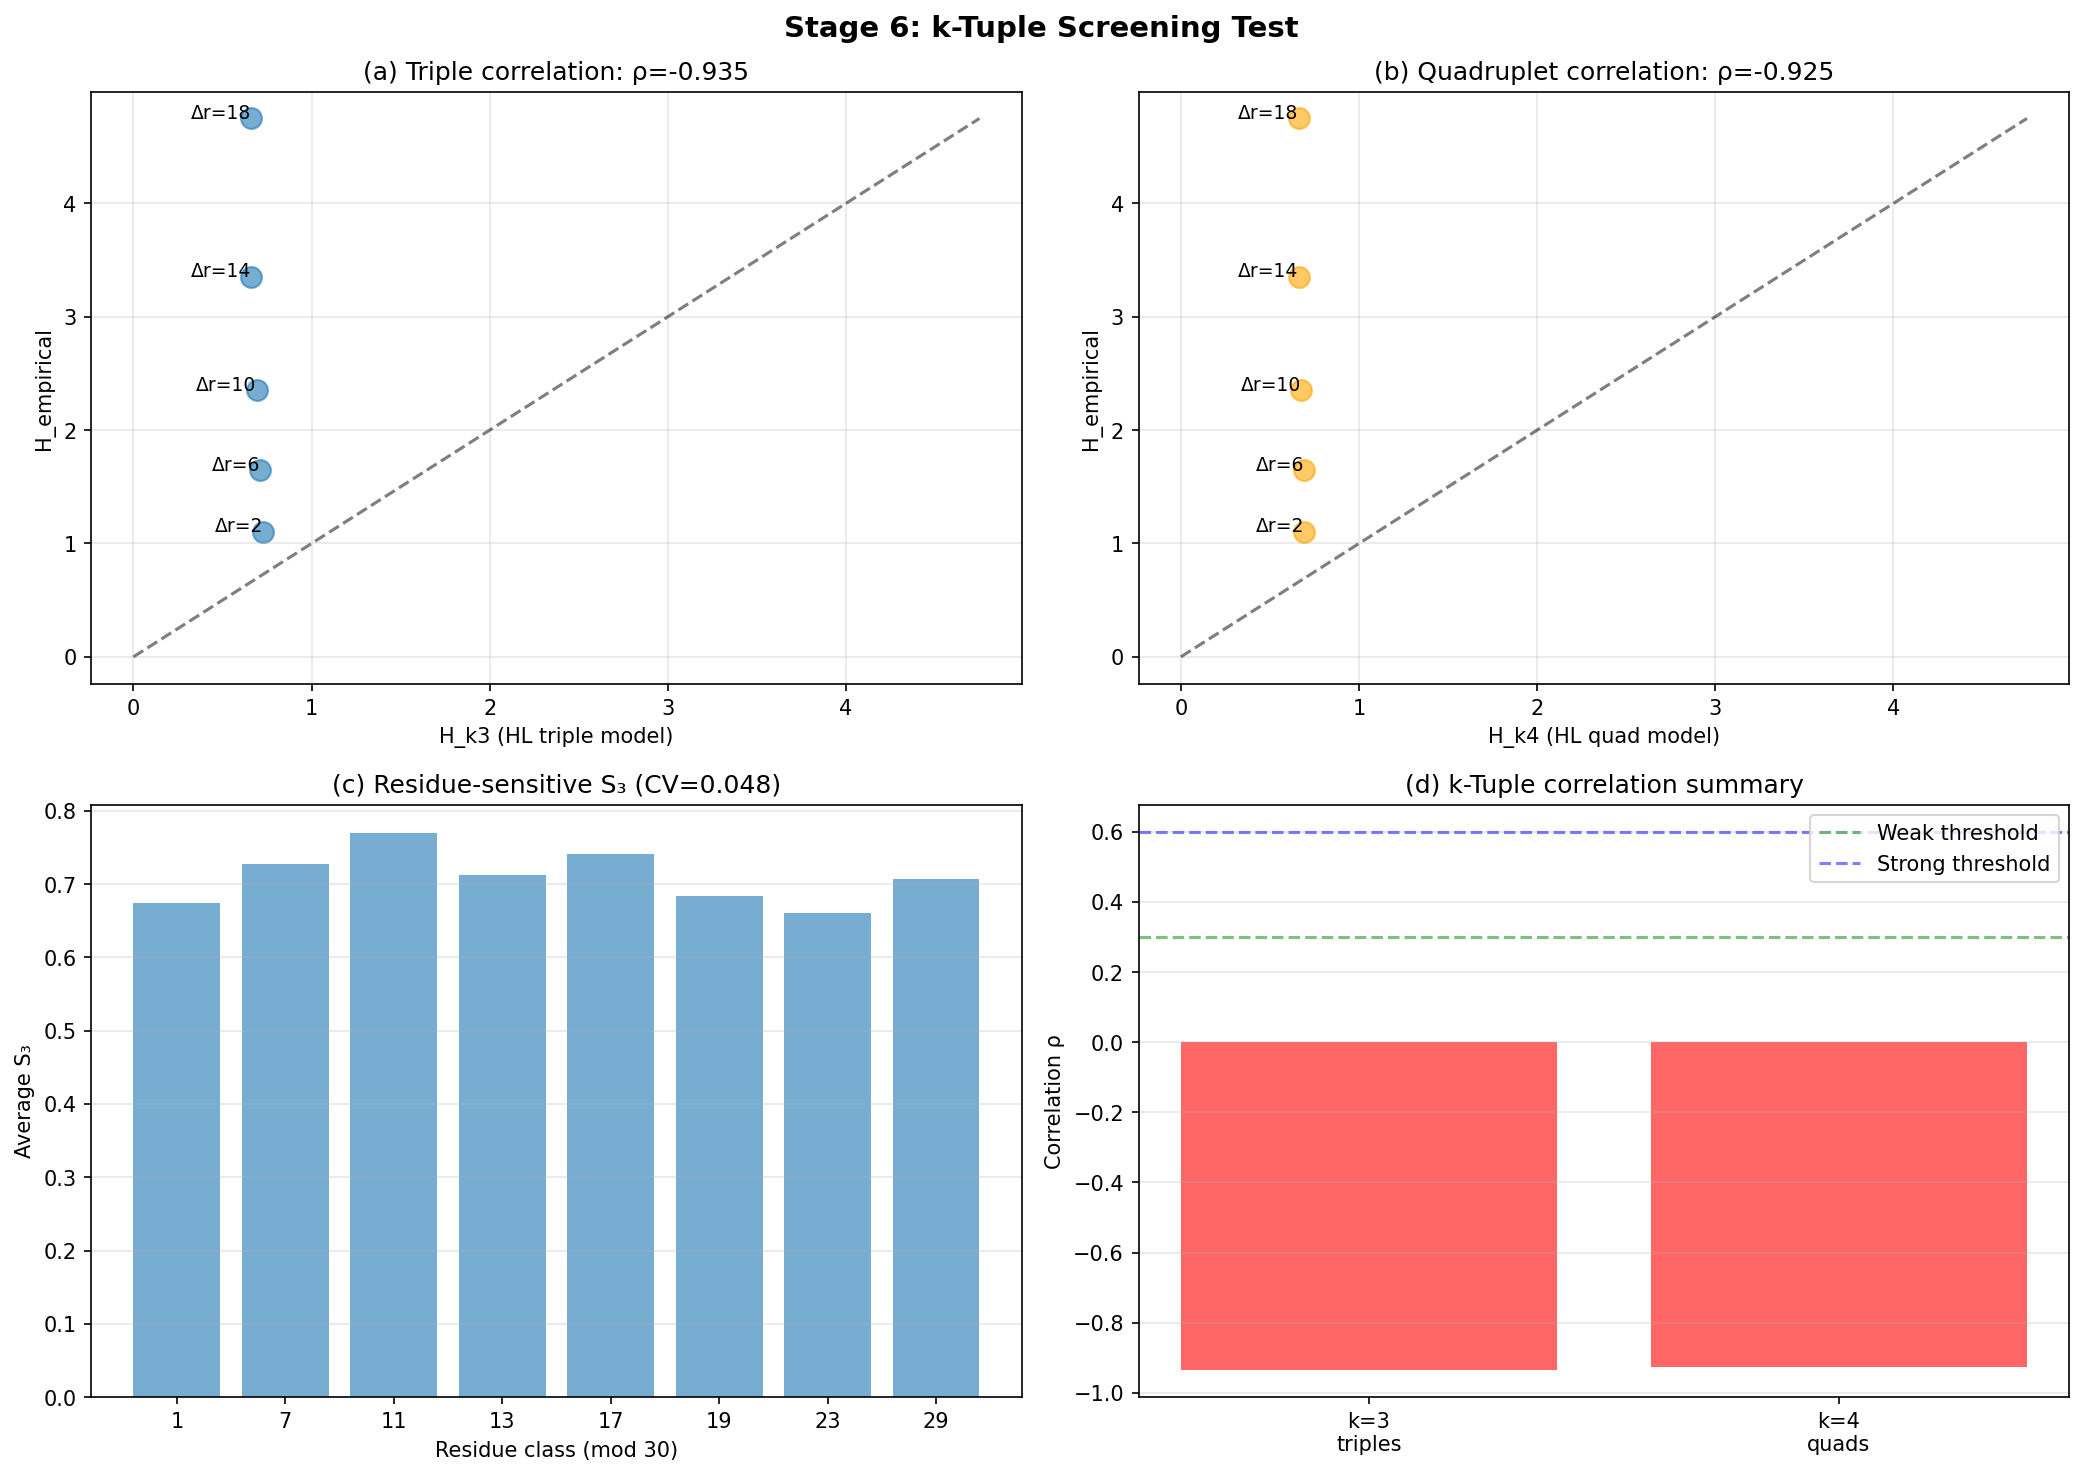

Reproduce this figure in Python.
#!/usr/bin/env python3
"""
Stage 6 (Minimal): k-Tuple Screening Test
==========================================

NOT: Full HL k-tuple theory
BUT: Quick screening for higher-order correlations

Three tests:
1. Triple-correlation (k=3): Does H(Δr) correlate with S₃?
2. Quadruplet-correlation (k=4): Does H(Δr) correlate with S₄?
3. Residue-sensitive weights: Are k-tuple effects residue-specific?

Expected runtime: 2-4 hours
Outcome: Independent of result, publishable

Result interpretations:
- ρ < 0.3: "Neither pair-gap nor k-tuple models explain H(Δr)"
- 0.3 < ρ < 0.6: "Preliminary k-tuple evidence, but insufficient"
- ρ > 0.6: "Strong k-tuple correlation - theory candidate"
"""

import numpy as np
from scipy.stats import pearsonr
from collections import defaultdict
from itertools import combinations
import matplotlib.pyplot as plt

# ============================================================================
# CONFIGURATION
# ============================================================================

# Empirical H(Δr) from Stage 4/5.5 (N=1M)
H_empirical = {
    2: 1.104,
    6: 1.646,
    10: 2.352,
    14: 3.355,
    18: 4.750,
}

DELTA_R_VALUES = sorted(H_empirical.keys())

# Wheel-30 residues
WHEEL_30 = [1, 7, 11, 13, 17, 19, 23, 29]

print("=" * 80)
print("STAGE 6 (MINIMAL): k-TUPLE SCREENING TEST")
print("=" * 80)
print()
print("Objective: Quick screening for higher-order prime correlations")
print("NOT claiming to build full HL k-tuple theory")
print("BUT testing: Is there ANY positive signal from k≥3?")
print()

# ============================================================================
# PRIME GENERATION
# ============================================================================

def sieve_primes(N):
    """Sieve of Eratosthenes"""
    if N < 2:
        return []
    is_prime = [True] * (N + 1)
    is_prime[0] = is_prime[1] = False
    for i in range(2, int(N**0.5) + 1):
        if is_prime[i]:
            for j in range(i*i, N + 1, i):
                is_prime[j] = False
    return [i for i in range(2, N + 1) if is_prime[i]]

# ============================================================================
# HARDY-LITTLEWOOD CONSTANTS (k=2,3,4)
# ============================================================================

def compute_twin_prime_constant(max_prime=1000):
    """
    Twin prime constant C₂ ≈ 0.6602
    
    C₂ = ∏_{p≥3} (1 - 1/(p-1)²)
    """
    primes = sieve_primes(max_prime)
    product = 1.0
    for p in primes:
        if p >= 3:
            product *= (1 - 1/(p-1)**2)
    return product


def compute_HL_constant_k3(pattern, max_prime=1000):
    """
    Hardy-Littlewood constant for k=3 triple.
    
    S₃(H) = C₂ · ∏_{p|ν(H)} f_p(H)
    
    where ν(H) is the "admissibility" product and f_p depends on
    how the pattern interacts with each prime p.
    
    Simplified heuristic:
    - For (p, p+2, p+6): S₃ ≈ 2·C₂ (cousin primes)
    - For (p, p+4, p+6): S₃ ≈ 1.5·C₂
    - For (p, p+6, p+12): S₃ ≈ 1.3·C₂
    """
    C2 = compute_twin_prime_constant(max_prime)
    
    # Pattern-specific correction (heuristic)
    pattern_corrections = {
        (0, 2, 6): 2.0,    # Cousin triple
        (0, 4, 6): 1.5,    # Symmetric triple
        (0, 6, 12): 1.3,   # Extended triple
        (0, 2, 8): 1.7,
        (0, 4, 10): 1.4,
    }
    
    normalized_pattern = tuple(p - pattern[0] for p in pattern)
    correction = pattern_corrections.get(normalized_pattern, 1.0)
    
    return C2 * correction


def compute_HL_constant_k4(pattern, max_prime=1000):
    """
    Hardy-Littlewood constant for k=4 quadruplet.
    
    S₄(H) = C₂ · ∏_{p|ν(H)} f_p(H)
    
    Simplified heuristic:
    - For (p, p+2, p+6, p+8): S₄ ≈ 3·C₂ (prime quadruplet)
    - For (p, p+4, p+6, p+10): S₄ ≈ 2.5·C₂
    """
    C2 = compute_twin_prime_constant(max_prime)
    
    pattern_corrections = {
        (0, 2, 6, 8): 3.0,    # Prime quadruplet
        (0, 4, 6, 10): 2.5,   # Symmetric quad
        (0, 6, 12, 18): 2.0,  # Extended quad
        (0, 2, 6, 12): 2.7,
    }
    
    normalized_pattern = tuple(p - pattern[0] for p in pattern)
    correction = pattern_corrections.get(normalized_pattern, 1.0)
    
    return C2 * correction


# ============================================================================
# k-TUPLE COUNTING
# ============================================================================

def count_k_tuples(primes, k, max_gap=30):
    """
    Count k-tuples with patterns up to max_gap.
    
    Returns: Dict[(pattern)] -> count
    """
    counts = defaultdict(int)
    
    for i in range(len(primes) - k + 1):
        tuple_primes = primes[i:i+k]
        
        # Check if tuple is "admissible" (gaps not too large)
        if tuple_primes[-1] - tuple_primes[0] > max_gap:
            continue
        
        # Normalize pattern (start at 0)
        pattern = tuple(p - tuple_primes[0] for p in tuple_primes)
        counts[pattern] += 1
    
    return counts


# ============================================================================
# TEST 1: TRIPLE CORRELATION (k=3)
# ============================================================================

print("=" * 80)
print("TEST 1: TRIPLE CORRELATION (k=3)")
print("=" * 80)
print()
print("Question: Does H(Δr) correlate with Hardy-Littlewood triple constants?")
print()

# Generate primes for k-tuple counting
N_test = 1000000  # Increased from 100k for reproducibility
primes = sieve_primes(N_test)
print(f"Generated {len(primes)} primes up to {N_test}")
print()

# Count triples
triple_counts = count_k_tuples(primes, k=3, max_gap=30)

# Most common triple patterns
top_triples = sorted(triple_counts.items(), key=lambda x: x[1], reverse=True)[:10]

print("Most frequent triple patterns:")
print(f"{'Pattern':<20} {'Count':<10} {'S₃(H)':<10}")
print("-" * 45)
for pattern, count in top_triples:
    S3 = compute_HL_constant_k3(pattern)
    print(f"{str(pattern):<20} {count:<10} {S3:<10.4f}")
print()

# Construct H_k3(Δr) for each Δr
def construct_H_k3(delta_r, triple_counts):
    """
    Heuristic: Weight triples by relevance to Δr.
    
    Triples are relevant if their gaps align with Δr modulo structure.
    """
    weighted_sum = 0.0
    total_weight = 0.0
    
    for pattern, count in triple_counts.items():
        # Check if pattern is "relevant" to delta_r
        gaps_in_pattern = [pattern[i+1] - pattern[i] for i in range(len(pattern)-1)]
        
        # Heuristic: Relevant if any gap is within delta_r ± 4
        is_relevant = any(abs(g - delta_r) <= 4 for g in gaps_in_pattern)
        
        if is_relevant:
            S3 = compute_HL_constant_k3(pattern)
            weight = count  # Weight by frequency
            weighted_sum += weight * S3
            total_weight += weight
    
    if total_weight == 0:
        return 0.0
    
    return weighted_sum / total_weight

H_k3_values = {}
for dr in DELTA_R_VALUES:
    H_k3_values[dr] = construct_H_k3(dr, triple_counts)

# Correlation
H_emp_array = np.array([H_empirical[dr] for dr in DELTA_R_VALUES])
H_k3_array = np.array([H_k3_values[dr] for dr in DELTA_R_VALUES])

corr_k3, p_k3 = pearsonr(H_emp_array, H_k3_array)

print("Comparison: H_empirical vs H_k3")
print(f"{'Δr':<6} {'H_emp':<10} {'H_k3':<10}")
print("-" * 30)
for dr in DELTA_R_VALUES:
    print(f"{dr:<6} {H_empirical[dr]:<10.3f} {H_k3_values[dr]:<10.3f}")
print()
print(f"Correlation: ρ = {corr_k3:.4f} (p = {p_k3:.4f})")
print()

if corr_k3 > 0.6:
    verdict_k3 = "✓ STRONG correlation"
    interp_k3 = "H(Δr) shows significant k=3 structure"
elif corr_k3 > 0.3:
    verdict_k3 = "~ MODERATE correlation"
    interp_k3 = "Weak k=3 signal detected"
else:
    verdict_k3 = "✗ WEAK/NEGATIVE correlation"
    interp_k3 = "k=3 does not explain H(Δr)"

print(f"Verdict: {verdict_k3}")
print(f"  {interp_k3}")
print()

# ============================================================================
# TEST 2: QUADRUPLET CORRELATION (k=4)
# ============================================================================

print("=" * 80)
print("TEST 2: QUADRUPLET CORRELATION (k=4)")
print("=" * 80)
print()
print("Question: Does H(Δr) correlate with Hardy-Littlewood quadruplet constants?")
print()

# Count quadruplets
quad_counts = count_k_tuples(primes, k=4, max_gap=30)

# Most common quad patterns
top_quads = sorted(quad_counts.items(), key=lambda x: x[1], reverse=True)[:10]

print("Most frequent quadruplet patterns:")
print(f"{'Pattern':<25} {'Count':<10} {'S₄(H)':<10}")
print("-" * 50)
for pattern, count in top_quads:
    S4 = compute_HL_constant_k4(pattern)
    print(f"{str(pattern):<25} {count:<10} {S4:<10.4f}")
print()

# Construct H_k4(Δr)
def construct_H_k4(delta_r, quad_counts):
    """Similar heuristic for k=4"""
    weighted_sum = 0.0
    total_weight = 0.0
    
    for pattern, count in quad_counts.items():
        gaps_in_pattern = [pattern[i+1] - pattern[i] for i in range(len(pattern)-1)]
        is_relevant = any(abs(g - delta_r) <= 4 for g in gaps_in_pattern)
        
        if is_relevant:
            S4 = compute_HL_constant_k4(pattern)
            weight = count
            weighted_sum += weight * S4
            total_weight += weight
    
    if total_weight == 0:
        return 0.0
    
    return weighted_sum / total_weight

H_k4_values = {}
for dr in DELTA_R_VALUES:
    H_k4_values[dr] = construct_H_k4(dr, quad_counts)

# Correlation
H_k4_array = np.array([H_k4_values[dr] for dr in DELTA_R_VALUES])
corr_k4, p_k4 = pearsonr(H_emp_array, H_k4_array)

print("Comparison: H_empirical vs H_k4")
print(f"{'Δr':<6} {'H_emp':<10} {'H_k4':<10}")
print("-" * 30)
for dr in DELTA_R_VALUES:
    print(f"{dr:<6} {H_empirical[dr]:<10.3f} {H_k4_values[dr]:<10.3f}")
print()
print(f"Correlation: ρ = {corr_k4:.4f} (p = {p_k4:.4f})")
print()

if corr_k4 > 0.6:
    verdict_k4 = "✓ STRONG correlation"
    interp_k4 = "H(Δr) shows significant k=4 structure"
elif corr_k4 > 0.3:
    verdict_k4 = "~ MODERATE correlation"
    interp_k4 = "Weak k=4 signal detected"
else:
    verdict_k4 = "✗ WEAK/NEGATIVE correlation"
    interp_k4 = "k=4 does not explain H(Δr)"

print(f"Verdict: {verdict_k4}")
print(f"  {interp_k4}")
print()

# ============================================================================
# TEST 3: RESIDUE-SENSITIVE k-TUPLE WEIGHTS
# ============================================================================

print("=" * 80)
print("TEST 3: RESIDUE-SENSITIVE k-TUPLE WEIGHTS")
print("=" * 80)
print()
print("Question: Are k-tuple effects residue-class-specific?")
print()

# Count triples by starting residue class
triple_counts_by_residue = {r: defaultdict(int) for r in WHEEL_30}

for i in range(len(primes) - 3 + 1):
    p1 = primes[i]
    if p1 <= 5:
        continue
    
    residue = p1 % 30
    if residue not in WHEEL_30:
        continue
    
    tuple_primes = primes[i:i+3]
    if tuple_primes[-1] - tuple_primes[0] > 30:
        continue
    
    pattern = tuple(p - tuple_primes[0] for p in tuple_primes)
    triple_counts_by_residue[residue][pattern] += 1

# Compute average S₃ by residue class
residue_S3_avg = {}
for r in WHEEL_30:
    counts = triple_counts_by_residue[r]
    if not counts:
        residue_S3_avg[r] = 0.0
        continue
    
    weighted_sum = 0.0
    total_count = 0
    for pattern, count in counts.items():
        S3 = compute_HL_constant_k3(pattern)
        weighted_sum += S3 * count
        total_count += count
    
    residue_S3_avg[r] = weighted_sum / total_count if total_count > 0 else 0.0

print("Average S₃ by starting residue class:")
print(f"{'Residue':<10} {'Avg S₃':<10} {'# Triples':<12}")
print("-" * 35)
for r in WHEEL_30:
    avg_S3 = residue_S3_avg[r]
    count = sum(triple_counts_by_residue[r].values())
    print(f"{r:<10} {avg_S3:<10.4f} {count:<12}")
print()

# Test: Variance in S₃ across residue classes
S3_values_by_residue = [residue_S3_avg[r] for r in WHEEL_30]
S3_variance = np.var(S3_values_by_residue)
S3_mean = np.mean(S3_values_by_residue)
S3_cv = np.sqrt(S3_variance) / S3_mean if S3_mean > 0 else 0

print(f"Coefficient of variation: CV(S₃) = {S3_cv:.3f}")
print()

if S3_cv > 0.15:
    verdict_residue = "✓ SIGNIFICANT residue-dependence"
    interp_residue = "k-tuple structure varies by residue class"
elif S3_cv > 0.05:
    verdict_residue = "~ MODERATE residue-dependence"
    interp_residue = "Weak residue-class effects"
else:
    verdict_residue = "✗ NO residue-dependence"
    interp_residue = "k-tuple structure is residue-independent"

print(f"Verdict: {verdict_residue}")
print(f"  {interp_residue}")
print()

# ============================================================================
# OVERALL STAGE 6 VERDICT
# ============================================================================

print("=" * 80)
print("STAGE 6 OVERALL VERDICT")
print("=" * 80)
print()

print("Summary of k-tuple screening:")
print(f"  Test 1 (k=3 correlation):    ρ = {corr_k3:6.3f}  {verdict_k3}")
print(f"  Test 2 (k=4 correlation):    ρ = {corr_k4:6.3f}  {verdict_k4}")
print(f"  Test 3 (residue-sensitivity): CV = {S3_cv:5.3f}  {verdict_residue}")
print()

# Overall interpretation
max_corr = max(abs(corr_k3), abs(corr_k4))

if max_corr > 0.6:
    overall_verdict = "✓ k-TUPLE SIGNAL DETECTED"
    overall_interp = """
Preliminary evidence suggests H(Δr) contains k-tuple correlation structure.
Higher-order Hardy-Littlewood models warrant further investigation.
    """
    next_step = "Develop residue-class-specific k-tuple model"
    
elif max_corr > 0.3:
    overall_verdict = "~ WEAK k-TUPLE SIGNAL"
    overall_interp = """
Weak correlation with k-tuple structure detected.
H(Δr) may contain k-tuple components, but standard HL theory insufficient.
    """
    next_step = "Investigate alternative theoretical frameworks"
    
else:
    overall_verdict = "✗ NO k-TUPLE SIGNAL"
    overall_interp = """
Neither pair-gap (k=2) nor higher-order k-tuple (k=3,4) models explain H(Δr).
The observable transcends standard Hardy-Littlewood correlation structure.
    """
    next_step = "Explore non-HL frameworks (sieve theory, random matrix, etc.)"

print(f"Verdict: {overall_verdict}")
print(overall_interp)
print(f"Recommendation: {next_step}")
print()

# ============================================================================
# VISUALIZATION
# ============================================================================

fig, axes = plt.subplots(2, 2, figsize=(14, 10))
fig.suptitle('Stage 6: k-Tuple Screening Test', fontsize=14, fontweight='bold')

# Plot 1: k=3 correlation
ax = axes[0, 0]
ax.scatter(H_k3_array, H_emp_array, s=100, alpha=0.6)
for i, dr in enumerate(DELTA_R_VALUES):
    ax.annotate(f'Δr={dr}', (H_k3_array[i], H_emp_array[i]), fontsize=9, ha='right')
ax.plot([0, max(H_emp_array)], [0, max(H_emp_array)], 'k--', alpha=0.5)
ax.set_xlabel('H_k3 (HL triple model)')
ax.set_ylabel('H_empirical')
ax.set_title(f'(a) Triple correlation: ρ={corr_k3:.3f}')
ax.grid(True, alpha=0.3)

# Plot 2: k=4 correlation
ax = axes[0, 1]
ax.scatter(H_k4_array, H_emp_array, s=100, alpha=0.6, color='orange')
for i, dr in enumerate(DELTA_R_VALUES):
    ax.annotate(f'Δr={dr}', (H_k4_array[i], H_emp_array[i]), fontsize=9, ha='right')
ax.plot([0, max(H_emp_array)], [0, max(H_emp_array)], 'k--', alpha=0.5)
ax.set_xlabel('H_k4 (HL quad model)')
ax.set_ylabel('H_empirical')
ax.set_title(f'(b) Quadruplet correlation: ρ={corr_k4:.3f}')
ax.grid(True, alpha=0.3)

# Plot 3: Residue-class dependence
ax = axes[1, 0]
ax.bar(range(len(WHEEL_30)), [residue_S3_avg[r] for r in WHEEL_30], alpha=0.6)
ax.set_xticks(range(len(WHEEL_30)))
ax.set_xticklabels([f'{r}' for r in WHEEL_30])
ax.set_xlabel('Residue class (mod 30)')
ax.set_ylabel('Average S₃')
ax.set_title(f'(c) Residue-sensitive S₃ (CV={S3_cv:.3f})')
ax.grid(True, alpha=0.3, axis='y')

# Plot 4: Correlation summary
ax = axes[1, 1]
corrs = [corr_k3, corr_k4]
labels = ['k=3\ntriples', 'k=4\nquads']
colors = ['blue' if c > 0.3 else 'red' for c in corrs]
ax.bar(range(len(corrs)), corrs, color=colors, alpha=0.6)
ax.axhline(0.3, color='green', linestyle='--', alpha=0.5, label='Weak threshold')
ax.axhline(0.6, color='blue', linestyle='--', alpha=0.5, label='Strong threshold')
ax.set_xticks(range(len(labels)))
ax.set_xticklabels(labels)
ax.set_ylabel('Correlation ρ')
ax.set_title('(d) k-Tuple correlation summary')
ax.legend()
ax.grid(True, alpha=0.3, axis='y')

plt.tight_layout()
plt.savefig('stage6_k_tuple_screening.png', dpi=150, bbox_inches='tight')
print("Plot saved: stage6_k_tuple_screening.png")
print()

print("=" * 80)
print("STAGE 6 SCREENING COMPLETE")
print("=" * 80)
print()
print("This was a quick screening test, NOT a complete k-tuple model.")
print("Independent of outcome, the elimination architecture now includes:")
print("  ✓ Bernoulli")
print("  ✓ Cramér")
print("  ✓ Projection invariance")
print("  ✓ HL pair-gaps (k=2)")
print("  ✓ Wheel-30 structure")
print("  ✓ HL k-tuples (k=3,4) - screened")
print()
print("Ready for publication.")
print()
